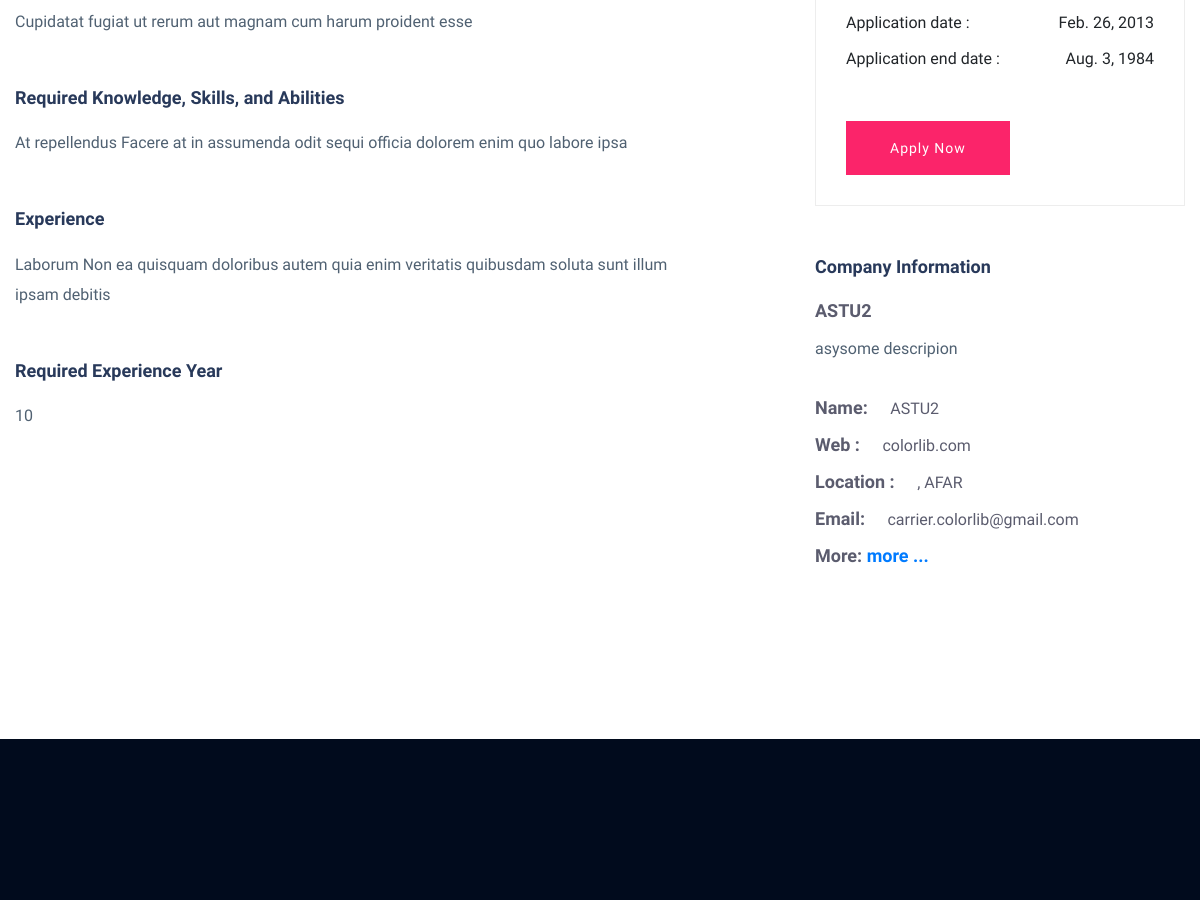
/job-detail/1 (middle part), run on an earlier commit of the app's database.
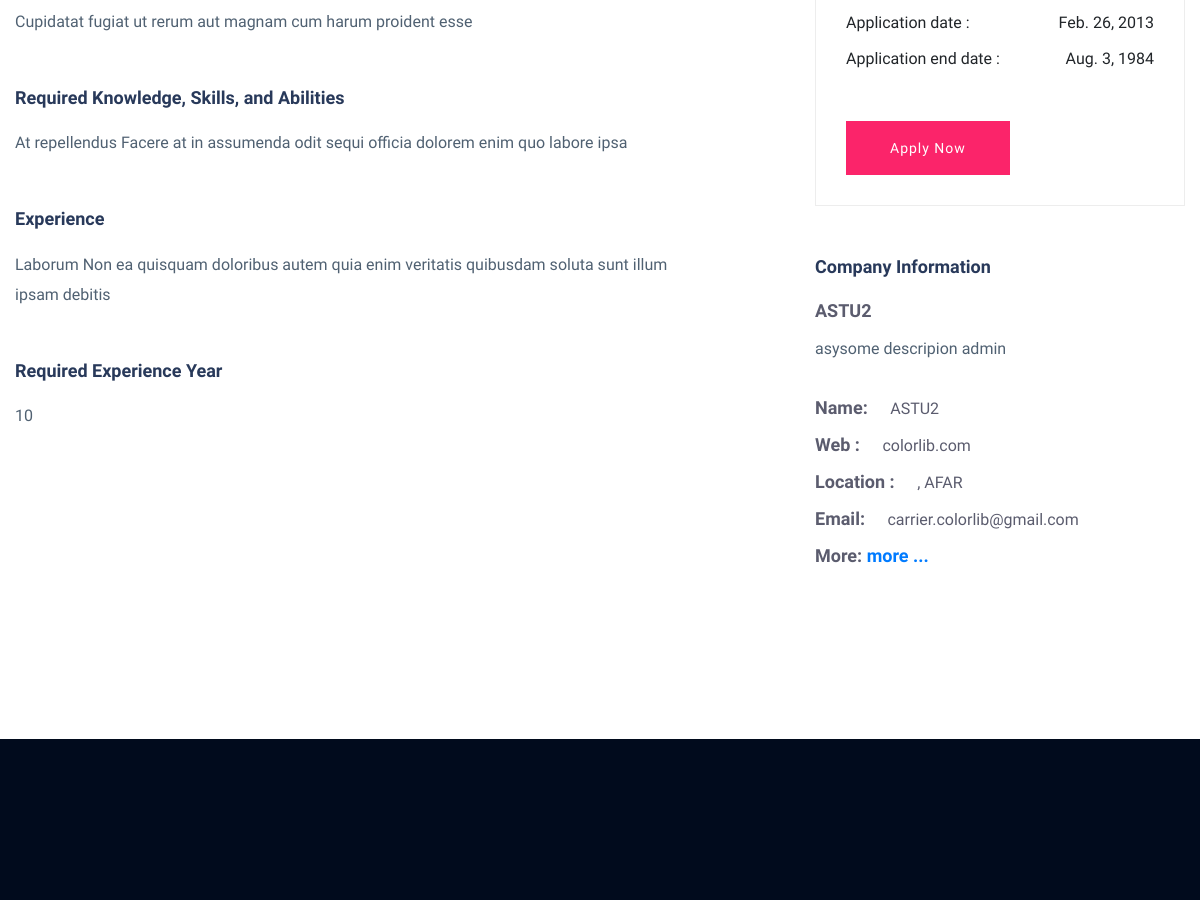
And on a later commit of the database.
### apps/jobsearch/models.py (models this page shows, shortened)
class Job(models.Model):
    company = models.ForeignKey(Company,on_delete=models.CASCADE)
    start_date = models.DateField()
    end_date = models.DateField()
    title = models.CharField(max_length=300)
    description = models.TextField()
    category = models.CharField(max_length=40,choices=JOB_CATEGORIES)
    requirement = models.TextField(help_text='requirements for job')
    education_level = models.CharField(max_length=15,choices=EDUCATIONAL_LEVEL_CHOICES)
    experience = models.TextField(help_text='required experience for job')
    experience_year = models.IntegerField(default=0)
    salary = models.IntegerField(default=0)
    type = models.CharField(max_length=15,choices=JOB_TYPE_CHOICES)
    region = models.CharField(max_length=30,choices=REGION_CHOICES)
    vacancy = models.IntegerField(default=1)
    created_at = models.DateTimeField(auto_now_add=True)
    updated_at = models.DateTimeField(auto_now=True)

class Company(models.Model):
    employee = models.OneToOneField(Employer, on_delete=models.CASCADE)
    name = models.CharField(max_length=300)
    region = models.CharField(max_length=30,choices=REGION_CHOICES)
    city = models.CharField(max_length=15,choices=CITY_CHOICE)
    document = models.FileField(upload_to="company",blank=True,null=True)
    description = models.TextField()
    created_at = models.DateTimeField(auto_now_add=True)
    updated_at = models.DateTimeField(auto_now=True)
    email = models.EmailField()
    status = models.BooleanField(default=False)

### apps/jobsearch/views.py (the view)
# urls.py: path('job-detail/<int:pk>',views.job_detail,name='job-detail'),
def job_detail(request, pk):
    job = Job.objects.get(pk=pk)
    context = {
        'job': job
    }
    return render(request, 'jobsearch/job_details.html', context=context)

### apps/jobsearch/templates/jobsearch/job_details.html (shortened to what this page needs)
{% extends 'base.html' %}
{%load static%}
{%block content%}
<div class="job-post-company pt-120 pb-120">
  <div class="container">
    <div class="row justify-content-between">
      <div class="col-xl-7 col-lg-8">
        <div class="job-post-details">
          <div class="post-details1 mb-50">
            <p>
              {{job.description}}
            </p>
          </div>
          <div class="post-details2 mb-50">
            <div class="small-section-tittle">
              <h4>Required Knowledge, Skills, and Abilities</h4>
            </div>
            <p>{{job.requirement }}</p>
          </div>
          <div class="post-details2 mb-50">
            <div class="small-section-tittle">
              <h4>Experience</h4>
            </div>
              <p>{{job.experience}}
          </div>
          <div class="post-details2 mb-50">
            <div class="small-section-tittle">
              <h4>Required Experience Year</h4>
            </div>
              <p>{{job.experience_year}}
          </div>
        </div>
      </div>
      <div class="col-xl-4 col-lg-4">
        <div class="post-details3 mb-50">
          <ul>
            <li>Application date : <span>{{job.start_date}}</span></li>
            <li>Application end date : <span>{{job.end_date}}</span></li>
          </ul>
          <div class="apply-btn2">
            <a href="{%url 'job-apply' job.id %}" class="btn">Apply Now</a>
          </div>
        </div>
        <div class="post-details4 mb-50">
          <div class="small-section-tittle">
            <h4>Company Information
            </h4>
          </div>
          <span>{{job.company.name}}</span>
          <p>
            {{job.company.description}}
          </p>
          <ul>
            <li>Name: <span>{{job.company.name}} </span></li>
            <li>Web : <span> colorlib.com</span></li>
            <li>Location : <span> {{job.city}}, {{job.region}}</span></li>
            <li>Email: <span>carrier.colorlib@gmail.com</span></li>
            <li>More: <a href="{%url 'company-detail' job.company.pk%}" class="text-primary">more ...</a></li>
          </ul>
        </div>
      </div>
    </div>
  </div>
</div>
{%endblock content%}

What changed in the data, as far as the page shows it:
changed through a linked row, Job "Cupidatat fugiat ut rerum aut magnam cum harum proident esse": company.description "asysome descripion" → "asysome descripion admin"
